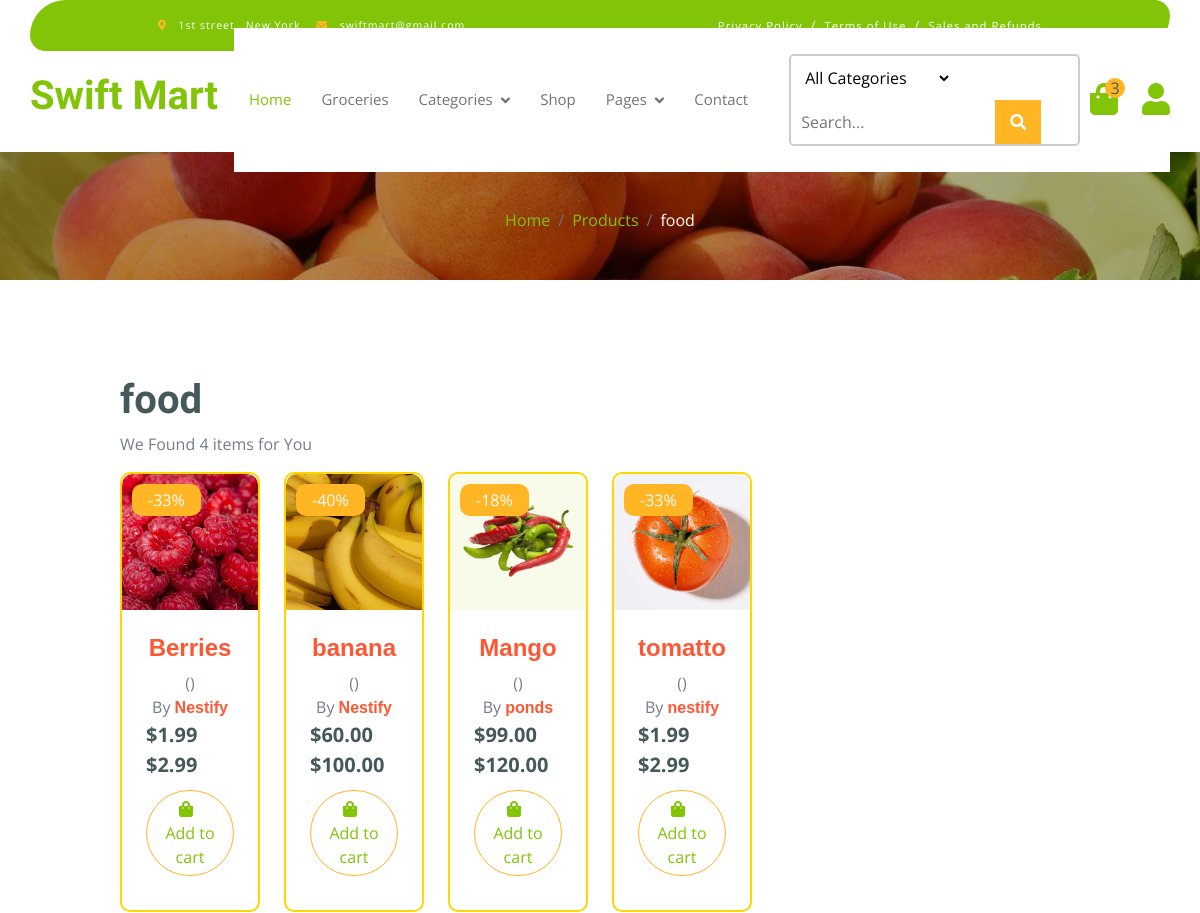
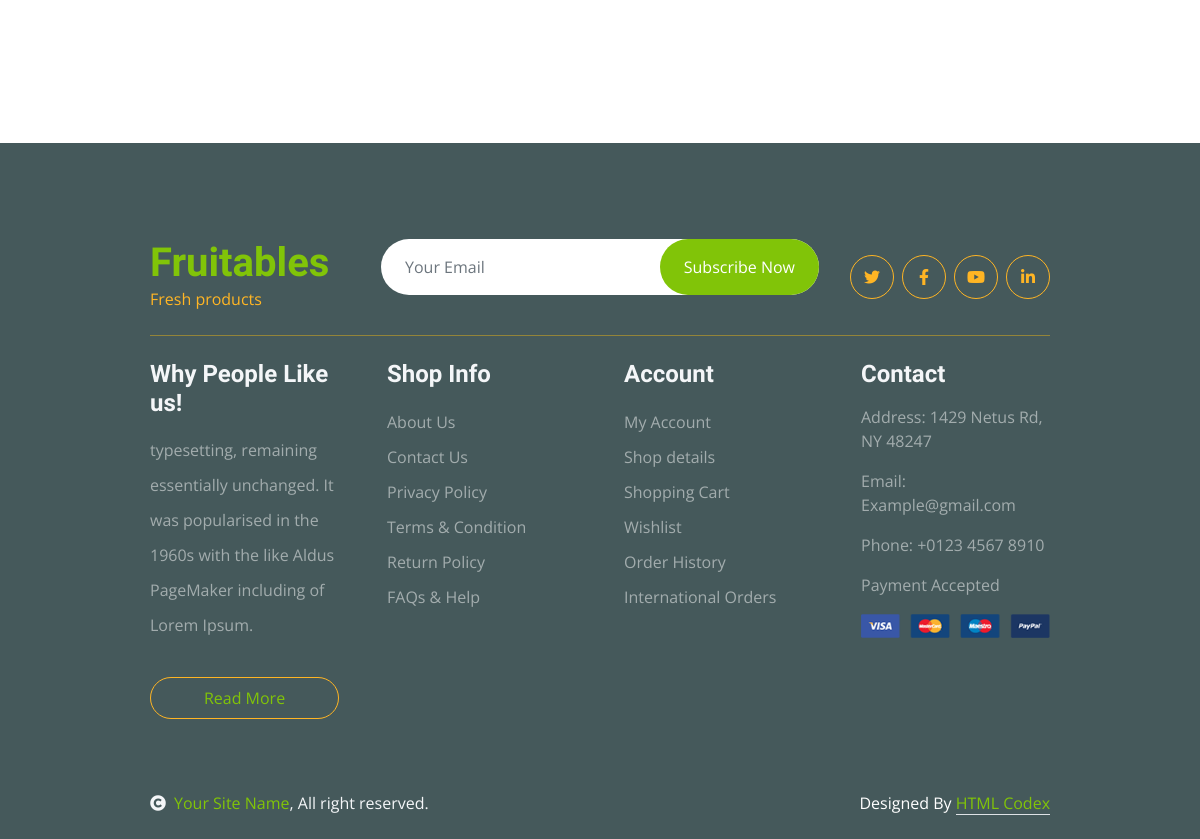
The page /category/catbcbghhh66g/ on the database its author committed (2 pictures, top to bottom).
### Grocery/models.py (models this page shows, shortened)
class Category(models.Model):
    cid = ShortUUIDField(unique=True, length = 10, max_length=20, prefix= 'cat', alphabet="abcdefgh123456")
    title = models.CharField(max_length=100, default="food")
    image = models.ImageField(upload_to="category",default= "category.jpg")
    class Meta:
        verbose_name_plural = "categories"

class Product(models.Model):
    pid = ShortUUIDField(unique=True, length=10, max_length=20, prefix='ven', alphabet="abcdefgh123456")
    user = models.ForeignKey(User, on_delete=models.SET_NULL, null=True, related_name="user_products")
    category = models.ForeignKey(Category, on_delete=models.SET_NULL, null=True, related_name="category")
    vendor = models.ForeignKey(Vendor, on_delete=models.SET_NULL, null=True, related_name="products_vendor")
    title = models.CharField(max_length=100, default="fresh pear")
    image = models.ImageField(upload_to=user_directory_path, default='product.jpg')
    description = models.TextField(null=True, blank=True, default="this is the product")
    price = models.DecimalField(max_digits=10, decimal_places=2, default="1.99")
    old_price = models.DecimalField(max_digits=10, decimal_places=2, default="2.99")
    Specification = models.TextField(null=True, blank=True)
    type = models.CharField(max_length=100, default="organic", null=True, blank=True)
    stock_count = models.CharField(max_length=100, default="10", null=True, blank=True)
    mfd = models.DateTimeField(auto_now_add=False, null=True, blank=True)
    life = models.CharField(max_length=100, default="100 days", null=True, blank=True)
    tags = TaggableManager( blank=True)
    product_status = models.CharField(choices=STATUS, max_length=10, default="in_review")
    status = models.BooleanField(default=True)
    in_stock = models.BooleanField(default=True)
    featured = models.BooleanField(default=False)
    digital = models.BooleanField(default=False)
    sku = ShortUUIDField(unique=True, length=4, max_length=20, prefix='sku', alphabet="1234567890")
    date = models.DateTimeField(null=True, blank=True)
    class Meta:
        verbose_name_plural = "Products"
    def get_percentage(self):
        if self.old_price and self.price:
            return ((self.old_price - self.price) / self.old_price) * 100
            return 0

class Vendor(models.Model):
    vid = ShortUUIDField(unique=True, length=10, max_length=20, prefix='ven', alphabet="abcdefgh123456")
    title = models.CharField(max_length=100, default="nestify")
    image = models.ImageField(upload_to=user_directory_path, default='vendor.jpg')
    cover_image = models.ImageField(upload_to=user_directory_path, default='vendor.jpg')
    description = models.TextField(null=True, blank=True, default="i am an vendor")
    address = models.CharField(max_length=100,default="arumanai")
    contact = models.CharField(max_length=100, default='+91 8547371755')
    chat_resp_time = models.CharField(max_length=100,default='100')
    shipping_time = models.CharField(max_length=100,default='100')
    authentic_rating = models.CharField(max_length=100,default='100')
    days_return = models.CharField(max_length=100,default='100')
    warranty_period = models.CharField(max_length=100,default='100')
    date = models.DateTimeField(auto_now_add=True,null=True, blank=True)
    user = models.ForeignKey(User, on_delete=models.SET, null=True)
    class Meta:
        verbose_name_plural = "Vendors"
    def __str__(self):
        return self.title

### Grocery/views.py (the view)
# urls.py: path("category/<cid>/", category_product_list_view, name="category-product-list"),
def category_product_list_view(request, cid):
    category = get_object_or_404(Category, cid=cid)
    products = Product.objects.filter(product_status= "Published", category=category)
    context = {
        "category": category,
        "products": products,
    }
    return render(request, 'Grocery/category-product-list.html', context)

### Grocery/context_processor.py (called while the page is built)
def default(request):
    categories = Category.objects.all()
    address = None  # Default value in case of anonymous user
    if request.user.is_authenticated:  # Ensure user is logged in
        address = ADDRESS.objects.filter(user=request.user)
    return {
        "categories": categories,
        "address": address,
    }

### templates/Grocery/category-product-list.html (shortened to what this page needs)
{% extends 'partial/base.html' %}
{% load static %}
{% block body %}
        <div class="container-fluid page-header py-5">
            <ol class="breadcrumb justify-content-center mb-0">
                <li class="breadcrumb-item"><a href="{% url 'Grocery:index' %}">Home</a></li>
                <li class="breadcrumb-item"><a href="{% url 'Grocery:product-list'%}">Products</a></li>
                <li class="breadcrumb-item active text-white">{{ category.title }}</li>
            </ol>
        </div>
        <div class="container-fluid fruite py-5">
                <div class=" py-5">
                    <div class="tab-class text-center">
                        <div class="row g-4">
                            <div class="col-lg-3 text-start">
                                <h1>{{ category.title }}</h1>
                                <p>We Found {{ products.count }} item{{ products.count | pluralize }} for You </p>
                            </div>
                        </div>
                        <div class="tab-content">
                            <div id="tab-1" class="tab-pane fade show p-0 active">
                                <div class="row g-4">
                                    <div class="col-lg-12">
                                        <div class="row g-4">
                                            {% for product in products %}
                                            <div class="col-md-5 col-lg-3 col-xl-2">
                                                <div class="rounded position-relative fruite-item">
                                                    <div class="fruite-img">
                                                        <a href="{% url 'Grocery:product-details-list' product.pid %}">
                                                            <img src="{{ product.image.url }}" class="img-fluid w-100 rounded-top" alt="{{ product.title }}">
                                                        </a>
                                                    </div>
                                                    <div class="text-white bg-secondary px-3 py-1 rounded position-absolute" style="top: 10px; left: 10px;">
                                                    -{{ product.get_percentage|floatformat:0 }}%
                                                    </div>
                                                    <div class="p-4 border border-secondary border-top-0 rounded-bottom">
                                                        <h4 style="font-family: 'Poppins', sans-serif; color: #ff5733; font-weight: bold;">
                                                            {{ product.title }}
                                                        </h4>
                                                        <div class="product-rating">
                                                          ({{ product.get_rating }})
                                                        </div>
                                                        <div>By <span style="color: #ff5733; font-weight: bold; font-family: Arial, sans-serif;">{{ product.vendor }}</span></div>
                                                        <div class="d-flex justify-content-between flex-lg-wrap">
                                                            <p class="text-dark fs-5 fw-bold mb-0">${{ product.price }}</p>
                                                            <span class="product-old-price text-dark fs-5 fw-bold mb-0 ">${{ product.old_price }}</span>
                                                            <a href="#" class="btn border border-secondary rounded-pill px-3 text-primary"><i class="fa fa-shopping-bag me-2 text-primary"></i> Add to cart</a>
                                                        </div>
                                                    </div>
                                                </div>
                                            </div>
                                            {% endfor %}
                                    </div>
                                </div>
                            </div>
                        </div>
                    </div>
                </div>
            </div>
        </div>
{% endblock %}

### static/css/style.css (style rules this page uses)
* { margin: 0; padding: 0; box-sizing: border-box; }
body, html { width: 100%; overflow-x: hidden; }
.container-fluid { width: 100%; margin: 0; padding: 0; }
.btn { font-weight: 400; transition: .5s; }
.btn.border-secondary { transition: 0.5s; }
.page-header { position: relative; background: linear-gradient(rgba(0, 0, 0, 0.3), rgba(0, 0, 0, 0.3)), url(../img/cart-page-header-img.jpg); background-position: center center; background-repeat: no-repeat; background-size: cover; }
@media (min-width: 992px) { .hero-header, .page-header { margin-top: 152px !important; } }
.fruite .fruite-item { height: 100%; transition: 0.5s; }
.fruite .fruite-item .fruite-img { overflow: hidden; transition: 0.5s; border-radius: 10px 10px 0 0; }
.fruite .fruite-item .fruite-img img { transition: 0.5s; }
.fruite-item { border: 2px solid #FFD700 !important; border-radius: 10px; overflow: hidden; background: #fff; display: flex; flex-direction: column; justify-content: space-between; height: 100%; position: relative; }
.fruite-img img { border-top-left-radius: 10px; border-top-right-radius: 10px; width: 100%; }
.p-4 { flex-grow: 1; border: none !important; }
.text-white.bg-secondary { z-index: 2; }
.fruite-item { border: 2px solid #FFD700 !important; border-radius: 10px; overflow: hidden; background: #fff; display: flex; flex-direction: column; justify-content: space-between; height: 100%; position: relative; padding-bottom: 10px; }
.p-4 { flex-grow: 1; border: none !important; display: flex; flex-direction: column; justify-content: space-between; }
.d-flex.justify-content-between { align-items: center; flex-wrap: wrap; margin-top: auto; }
.btn.border-secondary { width: 100%; text-align: center; margin-top: 10px; }
.fruite-item { border: 2px solid #FFD700; border-radius: 10px; overflow: hidden; }
.p-4 { border: none; }
:root { --primary: #3CB815; --secondary: #F65005; --light: #F7F8FC; --dark: #111111; }
.container, .fruite { padding-left: 120px; padding-right: 120px; margin-left: auto; margin-right: auto; }
.tab-pane { max-width: 100%; overflow: ; }

### templates/partial/base.html (style rules this page uses)
body { background-color: #f8f9fa; }
body, html { margin: 0; padding: 0; width: 100%; }

### rows shown on the page
Category: title "food"
Product: image (picture), get_percentage "33", title "Berries", vendor "Nestify", price "1.99", old_price "2.99"
Product: image (picture), get_percentage "40", title "banana", vendor "Nestify", price "60.00", old_price "100.00"
Product: image (picture), get_percentage "18", title "Mango", vendor "ponds", price "99.00", old_price "120.00"
Product: image (picture), get_percentage "33", title "tomatto", vendor "nestify", price "1.99", old_price "2.99"

### other values the page prints
{{ products.count }} "4"
{{ products.count | pluralize }} "s"
